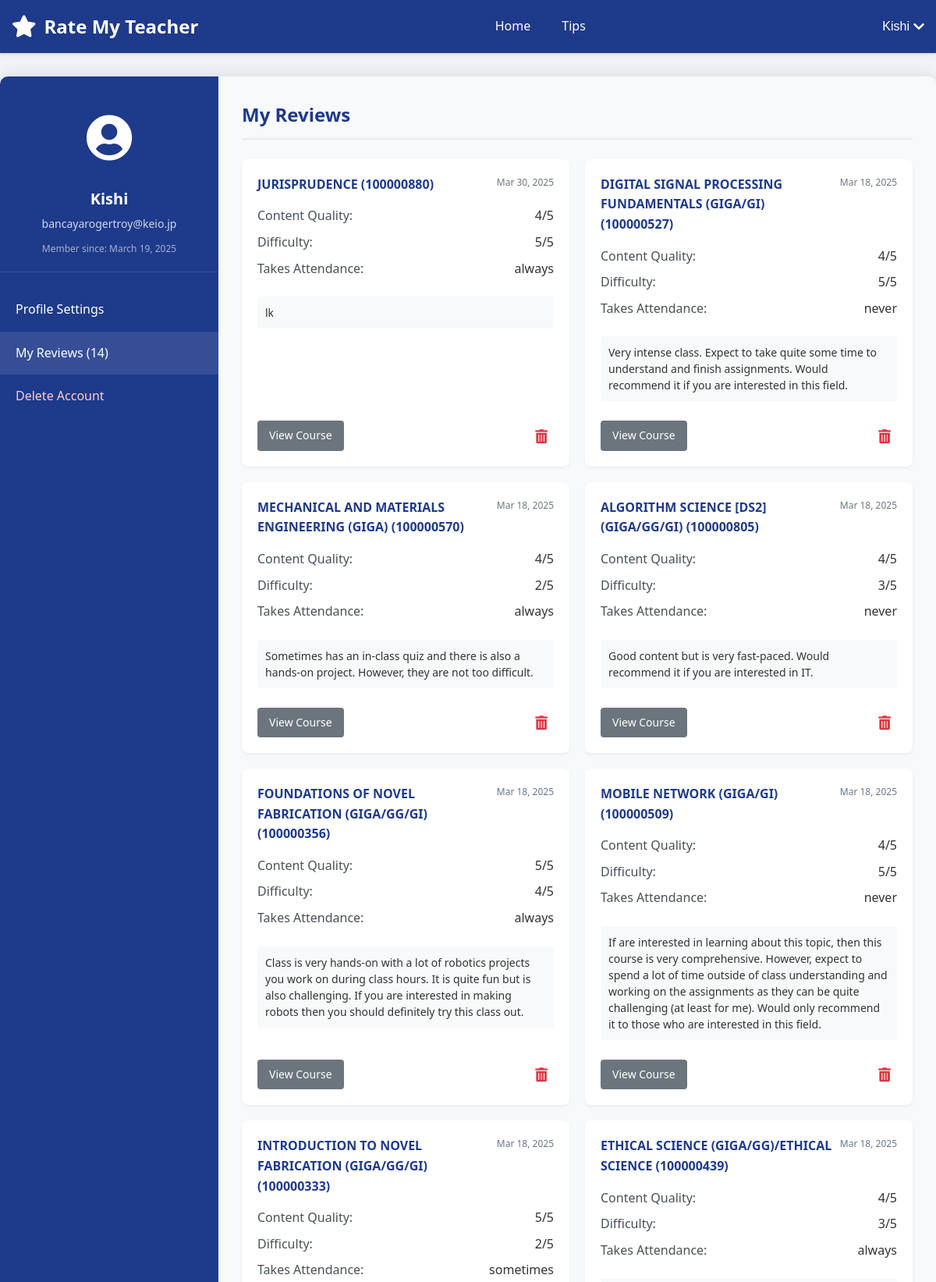
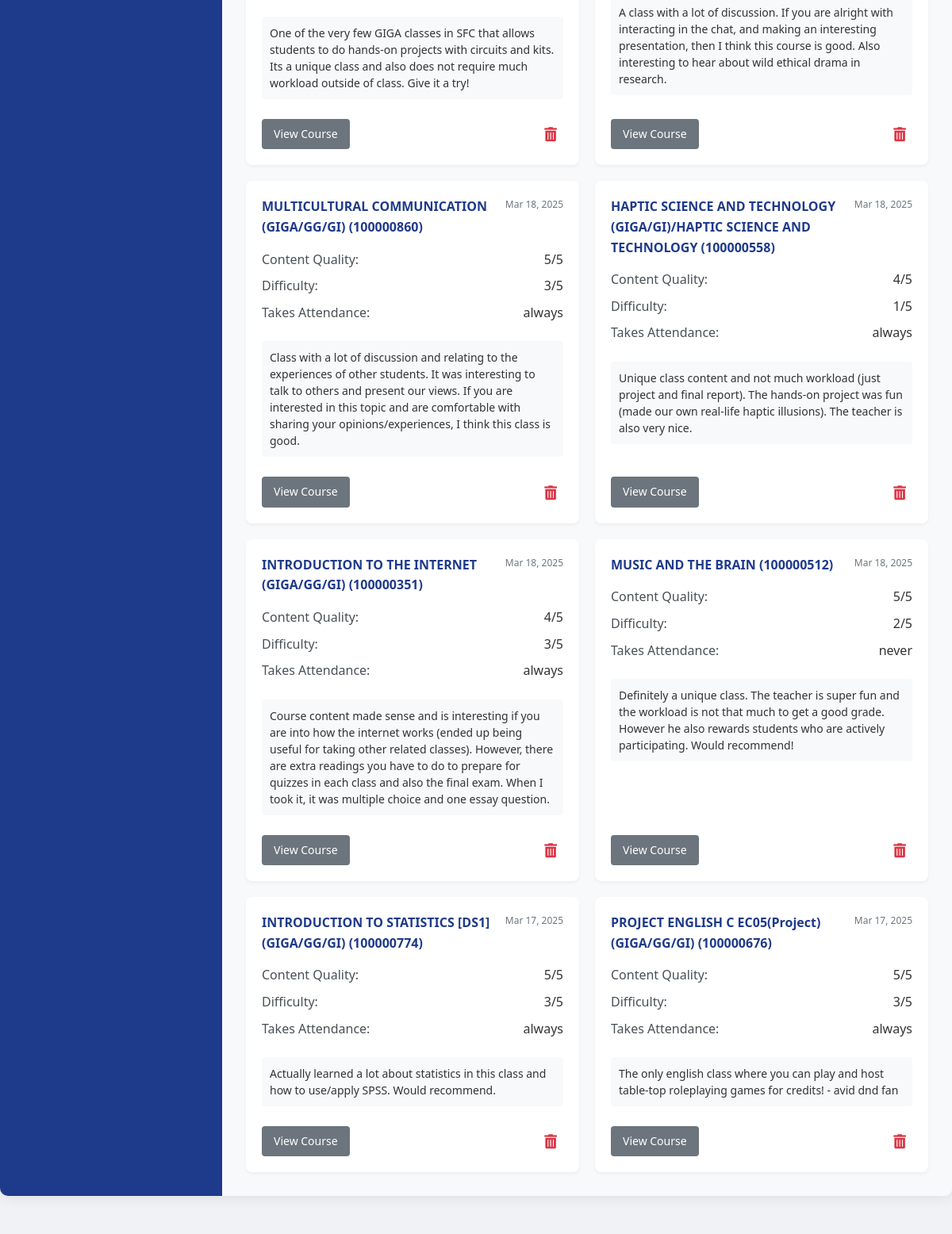
The app's page /account-section.php (signed in, upper part) with its own data (2 pictures, top to bottom).
### tables this page shows
CREATE TABLE users (
        id INTEGER PRIMARY KEY AUTOINCREMENT,
        username TEXT NOT NULL UNIQUE,
        email TEXT NOT NULL UNIQUE,
        password TEXT NOT NULL,
        created_at TIMESTAMP DEFAULT CURRENT_TIMESTAMP,
        is_verified INTEGER DEFAULT 0,
        verification_token TEXT DEFAULT NULL,
        token_expiry TIMESTAMP DEFAULT NULL
    );

CREATE TABLE ratings (
        id INTEGER PRIMARY KEY AUTOINCREMENT,
        user_id INTEGER NOT NULL,
        professor_id INTEGER NOT NULL,
        course_id INTEGER NOT NULL,
        rating REAL NOT NULL,
        content_rating INTEGER,
        difficulty_rating INTEGER,
        grade TEXT,
        textbook TEXT,
        attendance_check TEXT,
        first_half TEXT,
        second_half TEXT,
        comment TEXT,
        created_at TIMESTAMP DEFAULT CURRENT_TIMESTAMP, is_anonymous INTEGER DEFAULT 0,
        FOREIGN KEY (user_id) REFERENCES users(id) ON DELETE CASCADE,
        FOREIGN KEY (professor_id) REFERENCES professors(id) ON DELETE CASCADE,
        FOREIGN KEY (course_id) REFERENCES courses(id) ON DELETE CASCADE
    );

CREATE TABLE courses (
        id INTEGER PRIMARY KEY AUTOINCREMENT,
        name TEXT NOT NULL,
        course_code TEXT,
        description TEXT,
        professor_id INTEGER,
        semester TEXT,
        avg_content_quality REAL DEFAULT 0,
        avg_difficulty REAL DEFAULT 0,
        overall_rating REAL DEFAULT 0,
        review_count INTEGER DEFAULT 0,
        FOREIGN KEY (professor_id) REFERENCES professors(id) ON DELETE SET NULL
    );

### account-section.php (the view, shortened to what this page needs)
<?php
require_once __DIR__ . "/config.php";
$username = $_SESSION["username"];
$email = $_SESSION["email"];
$user_id = $_SESSION["id"];
$reviews_count = 0;
$reviews = [];
try {
    $columns_sql = "PRAGMA table_info(ratings)";
    $columns_result = $conn->query($columns_sql);
    $has_comments_field = false;
    $has_comment_field = false;
    while ($column = $columns_result->fetchArray(SQLITE3_ASSOC)) {
        if ($column['name'] === 'comment') {
            $has_comment_field = true;
        }
    }
    $course_columns_sql = "PRAGMA table_info(courses)";
    $course_columns_result = $conn->query($course_columns_sql);
    $course_name_field = 'name';
    $course_code_field = 'course_code';
    while ($column = $course_columns_result->fetchArray(SQLITE3_ASSOC)) {
        if ($column['name'] === 'name') {
            $course_name_field = 'name';
        }
    }
    $comment_field = $has_comments_field ? 'r.comments' : ($has_comment_field ? 'r.comment' : 'NULL');
    $review_sql = "SELECT r.*,
                  c.$course_name_field AS course_name,
                  c.$course_code_field AS course_code,
                  $comment_field AS review_text
                  FROM ratings r
                  JOIN courses c ON r.course_id = c.id
                  WHERE r.user_id = :user_id
                  ORDER BY r.created_at DESC";
    $review_stmt = $conn->prepare($review_sql);
    $review_stmt->bindValue(':user_id', $user_id, SQLITE3_INTEGER);
    $result = $review_stmt->execute();
    while ($row = $result->fetchArray(SQLITE3_ASSOC)) {
        if ($has_comments_field) {
            $row['comments'] = $row['comments'] ?? '';
        } elseif ($has_comment_field) {
            $row['comments'] = $row['comment'] ?? '';
        } else {
            $row['comments'] = '';
        }
        $row['content_quality'] = $row['content_quality'] ?? ($row['content_rating'] ?? 3);
        $row['difficulty'] = $row['difficulty'] ?? ($row['difficulty_rating'] ?? 3);
        $row['takes_attendance'] = $row['attendance_check'] ?? 'Unknown';
        $reviews[] = $row;
        $reviews_count++;
    }
} catch (Exception $e) {
    error_log("Error fetching reviews: " . $e->getMessage());
}
$join_date = "";
try {
    $date_sql = "SELECT created_at FROM users WHERE id = :user_id";
    $date_stmt = $conn->prepare($date_sql);
    $date_stmt->bindValue(':user_id', $user_id, SQLITE3_INTEGER);
    $result = $date_stmt->execute();
    if ($row = $result->fetchArray(SQLITE3_ASSOC)) {
        $join_date = date("F j, Y", strtotime($row["created_at"]));
    }
} catch (Exception $e) {
    $join_date = "Unknown";
}
include_once "header.php";
?>
<div class="account-page-container">
    <div class="account-sidebar">
        <div class="user-profile">
            <div class="profile-avatar">
                <i class="fas fa-user-circle"></i>
            </div>
            <h3><?php echo htmlspecialchars($username); ?></h3>
            <p class="user-email"><?php echo htmlspecialchars($email); ?></p>
            <p class="join-date">Member since: <?php echo $join_date; ?></p>
        </div>
        <ul class="sidebar-nav">
            <li><a href="#profile-settings" data-section="profile-settings">Profile Settings</a></li>
            <li class="active"><a href="#my-reviews" data-section="my-reviews">My Reviews (<?php echo $reviews_count; ?>)</a></li>
            <li class="danger-item"><a href="#delete-account" data-section="delete-account">Delete Account</a></li>
        </ul>
    </div>
    <div class="account-content">
        <div id="my-reviews" class="account-section active">
            <h2>My Reviews</h2>
            <?php if (count($reviews) > 0): ?>
                <div class="reviews-list">
                <?php foreach ($reviews as $review): ?>
                    <div class="review-card">
                        <div class="review-header">
                            <h3><?php echo htmlspecialchars($review["course_name"]); ?> (<?php echo htmlspecialchars($review["course_code"]); ?>)</h3>
                            <span class="review-date"><?php echo date("M j, Y", strtotime($review["created_at"])); ?></span>
                        </div>
                        <div class="review-ratings">
                            <div class="rating-item">
                                <span class="rating-label">Content Quality:</span>
                                <span class="rating-value"><?php echo $review["content_quality"]; ?>/5</span>
                            </div>
                            <div class="rating-item">
                                <span class="rating-label">Difficulty:</span>
                                <span class="rating-value"><?php echo $review["difficulty"]; ?>/5</span>
                            </div>
                            <?php if (isset($review["takes_attendance"])): ?>
                            <div class="rating-item">
                                <span class="rating-label">Takes Attendance:</span>
                                <span class="rating-value"><?php echo htmlspecialchars($review["takes_attendance"]); ?></span>
                            </div>
                            <?php endif; ?>
                        </div>
                        <?php
                        $reviewText = '';
                        if (!empty($review["comments"])) {
                            $reviewText = $review["comments"];
                        } elseif (!empty($review["comment"])) {
                            $reviewText = $review["comment"];
                        } elseif (!empty($review["review_text"])) {
                            $reviewText = $review["review_text"];
                        }
                        if (!empty($reviewText)):
                        ?>
                            <div class="review-comment">
                                <p><?php echo htmlspecialchars($reviewText); ?></p>
                            </div>
                        <?php endif; ?>
                        <div class="review-actions">
                            <a href="course.php?course=<?php echo urlencode($review["course_name"]); ?>&professor=<?php echo isset($review["professor_name"]) ? urlencode($review["professor_name"]) : ''; ?>" class="btn-secondary">View Course</a>
                            <button type="button" class="delete-review" data-review-id="<?php echo isset($review["id"]) ? $review["id"] : ''; ?>">
                                <i class="fas fa-trash-alt"></i>
                            </button>
                        </div>
                    </div>
                <?php endforeach; ?>
                </div>
            <?php endif; ?>
        </div>
    </div>
</div>
<?php
include_once __DIR__ . "/footer.php";
?>

### header.php (style rules this page uses)
* { margin: 0; padding: 0; box-sizing: border-box; }
body { font-family: 'Segoe UI', Tahoma, Geneva, Verdana, sans-serif; line-height: 1.6; color: #333; background-color: #f0f2f5; }

### account-section.php (style rules this page uses)
.account-page-container { display: flex; max-width: 1200px; margin: 30px auto; background-color: #fff; border-radius: 10px; box-shadow: 0 0 20px rgba(0, 0, 0, 0.1); overflow: hidden; height: auto; }
.account-sidebar { width: 280px; background-color: #1e3a8a; color: #fff; padding: 30px 0; }
.user-profile { padding: 0 20px 20px; text-align: center; border-bottom: 1px solid rgba(255, 255, 255, 0.1); }
.profile-avatar { font-size: 60px; margin-bottom: 15px; }
.user-profile h3 { margin: 0 0 5px; font-size: 20px; }
.user-email { margin: 0 0 10px; font-size: 14px; opacity: 0.8; }
.join-date { font-size: 12px; opacity: 0.6; }
.sidebar-nav { list-style: none; padding: 0; margin: 20px 0 0 0; }
.sidebar-nav li { padding: 0; margin: 0; }
.sidebar-nav li a { display: block; padding: 15px 20px; color: #fff; text-decoration: none; transition: background-color 0.2s; }
.sidebar-nav li a:hover, .sidebar-nav li.active a { background-color: rgba(255, 255, 255, 0.1); }
.sidebar-nav li.danger-item a { color: #ffcccc; }
.account-content { flex: 1; padding: 30px; background-color: #f8f9fa; overflow-y: auto; max-width: calc(100% - 280px); }
.account-section { display: none; }
.account-section.active { display: block; }
.account-section h2 { color: #1e3a8a; margin-top: 0; margin-bottom: 25px; padding-bottom: 10px; border-bottom: 2px solid #e9ecef; }
.btn-secondary { background-color: #6c757d; color: white; padding: 8px 15px; border: none; border-radius: 4px; cursor: pointer; font-size: 14px; transition: background-color 0.2s; text-decoration: none; display: inline-block; }
.reviews-list { display: grid; grid-template-columns: repeat(auto-fit, minmax(300px, 1fr)); gap: 20px; width: 100%; }
.review-card { background-color: #fff; border-radius: 8px; padding: 20px; box-shadow: 0 2px 4px rgba(0, 0, 0, 0.05); display: flex; flex-direction: column; height: auto; overflow: hidden; box-sizing: border-box; }
.review-header { display: flex; justify-content: space-between; align-items: flex-start; margin-bottom: 15px; width: 100%; }
.review-header h3 { margin: 0; font-size: 16px; color: #1e3a8a; flex: 1; padding-right: 10px; }
.review-date { font-size: 12px; color: #6c757d; white-space: nowrap; }
.review-ratings { margin-bottom: 15px; width: 100%; }
.rating-item { display: flex; justify-content: space-between; margin-bottom: 8px; }
.rating-label { font-weight: 500; color: #495057; }
.review-comment { padding: 10px; background-color: #f8f9fa; border-radius: 4px; margin-bottom: 15px; width: 100%; box-sizing: border-box; }
.review-comment p { margin: 0; font-size: 14px; line-height: 1.5; }
.review-actions { display: flex; justify-content: space-between; align-items: center; margin-top: auto; padding-top: 10px; width: 100%; }
.delete-review { background: none; border: none; color: #dc3545; font-size: 18px; cursor: pointer; padding: 8px; border-radius: 50%; transition: all 0.2s; display: flex; align-items: center; justify-content: center; }

### records on screen
users: created_at "March 19, 2025"
ratings: course.name "JURISPRUDENCE", course.course_code "100000880", created_at "Mar 30, 2025", content_rating "4", difficulty_rating "5", attendance_check "always", reviewText "lk"
ratings: course.name "DIGITAL SIGNAL PROCESSING FUNDAMENTALS (GIGA/GI)", course.course_code "100000527", created_at "Mar 18, 2025", content_rating "4", difficulty_rating "5", attendance_check "never", reviewText "Very intense class. Expect to take quite some time to understand and finish assignments. Would recommend it if you are interested in this field."
ratings: course.name "MECHANICAL AND MATERIALS ENGINEERING (GIGA)", course.course_code "100000570", created_at "Mar 18, 2025", content_rating "4", difficulty_rating "2", attendance_check "always", reviewText "Sometimes has an in-class quiz and there is also a hands-on project. However, they are not too difficult."
ratings: course.name "ALGORITHM SCIENCE [DS2](GIGA/GG/GI)", course.course_code "100000805", created_at "Mar 18, 2025", content_rating "4", difficulty_rating "3", attendance_check "never", reviewText "Good content but is very fast-paced. Would recommend it if you are interested in IT."
ratings: course.name "FOUNDATIONS OF NOVEL FABRICATION (GIGA/GG/GI)", course.course_code "100000356", created_at "Mar 18, 2025", content_rating "5", difficulty_rating "4", attendance_check "always", reviewText "Class is very hands-on with a lot of robotics projects you work on during class hours. It is quite fun but is also challenging. If you are interested in making robots then you should definitely try this class out."
ratings: course.name "MOBILE NETWORK (GIGA/GI)", course.course_code "100000509", created_at "Mar 18, 2025", content_rating "4", difficulty_rating "5", attendance_check "never", reviewText "If are interested in learning about this topic, then this course is very comprehensive. However, expect to spend a lot of time outside of class understanding and working on the assignments as they can be quite challenging (at least for me). Would only recommend it to those who are interested in this field."
ratings: course.name "INTRODUCTION TO NOVEL FABRICATION (GIGA/GG/GI)", course.course_code "100000333", created_at "Mar 18, 2025", content_rating "5", difficulty_rating "2", attendance_check "sometimes", reviewText "One of the very few GIGA classes in SFC that allows students to do hands-on projects with circuits and kits. Its a unique class and also does not require much workload outside of class. Give it a try!"
ratings: course.name "ETHICAL SCIENCE (GIGA/GG)/ETHICAL SCIENCE", course.course_code "100000439", created_at "Mar 18, 2025", content_rating "4", difficulty_rating "3", attendance_check "always", reviewText "A class with a lot of discussion. If you are alright with interacting in the chat, and making an interesting presentation, then I think this course is good. Also interesting to hear about wild ethical drama in research."
ratings: course.name "MULTICULTURAL COMMUNICATION (GIGA/GG/GI)", course.course_code "100000860", created_at "Mar 18, 2025", content_rating "5", difficulty_rating "3", attendance_check "always", reviewText "Class with a lot of discussion and relating to the experiences of other students. It was interesting to talk to others and present our views. If you are interested in this topic and are comfortable with sharing your opinions/experiences, I think this class is good."
ratings: course.name "HAPTIC SCIENCE AND TECHNOLOGY (GIGA/GI)/HAPTIC SCIENCE AND TECHNOLOGY", course.course_code "100000558", created_at "Mar 18, 2025", content_rating "4", difficulty_rating "1", attendance_check "always", reviewText "Unique class content and not much workload (just project and final report). The hands-on project was fun (made our own real-life haptic illusions). The teacher is also very nice."
ratings: course.name "INTRODUCTION TO THE INTERNET (GIGA/GG/GI)", course.course_code "100000351", created_at "Mar 18, 2025", content_rating "4", difficulty_rating "3", attendance_check "always", reviewText "Course content made sense and is interesting if you are into how the internet works (ended up being useful for taking other related classes). However, there are extra readings you have to do to prepare for quizzes in each class and also the final exam. When I took it, it was multiple choice and one essay question."
ratings: course.name "MUSIC AND THE BRAIN", course.course_code "100000512", created_at "Mar 18, 2025", content_rating "5", difficulty_rating "2", attendance_check "never", reviewText "Definitely a unique class. The teacher is super fun and the workload is not that much to get a good grade. However he also rewards students who are actively participating. Would recommend!"
ratings: course.name "INTRODUCTION TO STATISTICS [DS1](GIGA/GG/GI)", course.course_code "100000774", created_at "Mar 17, 2025", content_rating "5", difficulty_rating "3", attendance_check "always", reviewText "Actually learned a lot about statistics in this class and how to use/apply SPSS. Would recommend."
ratings: course.name "PROJECT ENGLISH C EC05(Project)(GIGA/GG/GI)", course.course_code "100000676", created_at "Mar 17, 2025", content_rating "5", difficulty_rating "3", attendance_check "always", reviewText "The only english class where you can play and host table-top roleplaying games for credits! - avid dnd fan"

### other values on screen
$_SESSION["username"] "Kishi"
$username "Kishi"
$email "bancayarogertroy@keio.jp"
$reviews_count "14"
